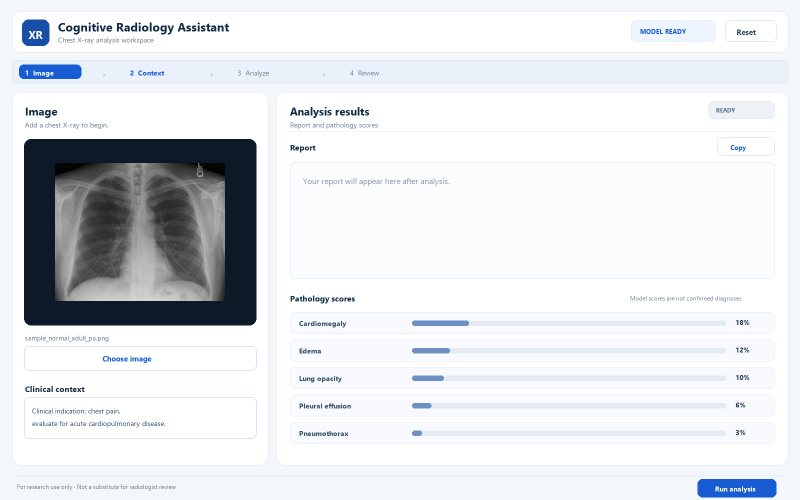
#> input picture outputs/focused_workspace_prototype.png, 1600 x 1000 px, given in place of sample_normal_adult_pa.png, which was not available (shown at 1/2 size)
$ python create_ui_prototype_v3.py
#> lines starting #> are read from the running program, lines starting #| are printed output that depends on the picture; pictures that were not available may be replaced by others from this repository, and a replacement may not be noted
"""Render a SaaS-style chest X-ray analysis workspace concept."""
from pathlib import Path
from PIL import Image, ImageDraw, ImageFont, ImageOps

ROOT = Path(__file__).resolve().parent.parent
OUT = ROOT / "outputs" / "saas_workspace_prototype.png"
OUT.parent.mkdir(parents=True, exist_ok=True)
W, H = 1600, 1000
im = Image.new("RGB", (W, H), "#f7f8fa")
d = ImageDraw.Draw(im)
FONT_DIR = Path("C:/Windows/Fonts")

def font(size, bold=False):
    try:
        return ImageFont.truetype(str(FONT_DIR / ("segoeuib.ttf" if bold else "segoeui.ttf")), size)
    except OSError:
        return ImageFont.load_default()

def text(x, y, s, size=14, color="#344054", bold=False):
    d.text((x, y), s, font=font(size, bold), fill=color)

def card(box, radius=12, fill="#ffffff", stroke="#e4e7ec"):
    d.rounded_rectangle(box, radius=radius, fill=fill, outline=stroke, width=1)

def pill(box, label, bg, fg, size=12):
    d.rounded_rectangle(box, radius=8, fill=bg)
    text(box[0]+12, box[1]+7, label, size, fg, True)

# SaaS navigation rail
d.rectangle((0, 0, 236, H), fill="#ffffff")
d.rectangle((235, 0, 236, H), fill="#eaecf0")
d.rounded_rectangle((24, 22, 62, 60), radius=11, fill="#155eef")
text(32, 29, "XR", 18, "#ffffff", True)
text(73, 23, "Cognitive", 17, "#101828", True)
text(73, 45, "RADIOLOGY ASSISTANT", 8, "#667085", True)
text(26, 91, "WORKSPACE", 10, "#98a2b3", True)

nav_items = ["New analysis"]
for idx, label in enumerate(nav_items):
    y = 111 + idx*45
    d.rounded_rectangle((14, y-5, 220, y+34), radius=8, fill="#eff4ff")
    d.rounded_rectangle((29, y+6, 43, y+20), radius=3, outline="#175cd3", width=2)
    d.rectangle((33, y+10, 39, y+16), fill="#175cd3")
    text(58, y+5, label, 14, "#175cd3", True)
text(26, 188, "ONE WORKSPACE · ONE TASK", 9, "#98a2b3", True)
card((16, 224, 220, 318), 10, "#f8f9fb", "#eaecf0")
text(30, 241, "QUICK TIP", 10, "#98a2b3", True)
text(30, 263, "Open an image", 13, "#344054", True)
text(30, 286, "Press Ctrl + O to browse", 11, "#667085")

# Top bar
d.rectangle((236, 0, W, 72), fill="#ffffff")
d.rectangle((236, 71, W, 72), fill="#eaecf0")
text(270, 27, "Workspace", 13, "#667085")
text(352, 27, "/", 13, "#98a2b3")
text(372, 27, "New analysis", 13, "#344054", True)
pill((1369, 19, 1538, 55), "MODEL READY", "#ecfdf3", "#027a48", 11)

# Page heading and main action
text(270, 104, "New analysis", 27, "#101828", True)
text(270, 143, "Upload a chest X-ray and review the generated findings.", 14, "#667085")

# Workflow steps in subtle SaaS stepper
card((270, 174, 1548, 224), 10)
steps = [(294, "1", "Image"), (570, "2", "Context"), (846, "3", "Analysis"), (1122, "4", "Review")]
for i, (x, number, label) in enumerate(steps):
    fill = "#12b76a" if i == 0 else ("#155eef" if i == 1 else "#f2f4f7")
    fg = "#ffffff" if i < 2 else "#667085"
    d.ellipse((x, 185, x+28, 213), fill=fill)
    text(x+9, 189, number, 12, fg, True)
    text(x+39, 190, label, 13, "#344054" if i < 2 else "#667085", i < 2)
    if i < 3:
        d.rectangle((x+125, 198, x+238, 200), fill="#eaecf0")

# Main panels
card((270, 244, 875, 887), 12)
card((895, 244, 1548, 887), 12)

# Study form / image card
text(294, 267, "Study image", 17, "#101828", True)
text(294, 294, "PNG or JPEG · frontal chest view", 12, "#667085")
d.rounded_rectangle((294, 325, 851, 650), radius=10, fill="#101828")
sample_path = ROOT / "demo_images" / "sample_normal_adult_pa.png"
with Image.open(sample_path) as src:
#> src is the input picture: PIL image 1600x1000 RGB; mean R, G, B 225.6, 228.4, 232.6
    dimensions = src.size
#> dimensions = (1600, 1000)
    src = ImageOps.contain(src.convert("RGB"), (520, 305))
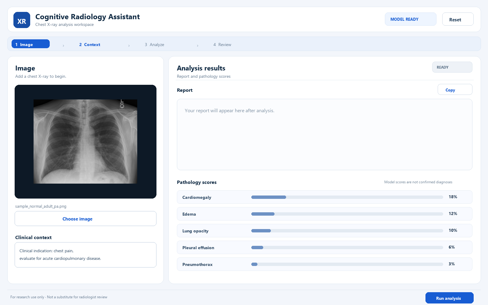
#> src: PIL image 488x305 RGB; mean R, G, B 225.4, 228.3, 232.5
    im.paste(src, (294 + (557-src.width)//2, 332 + (310-src.height)//2))
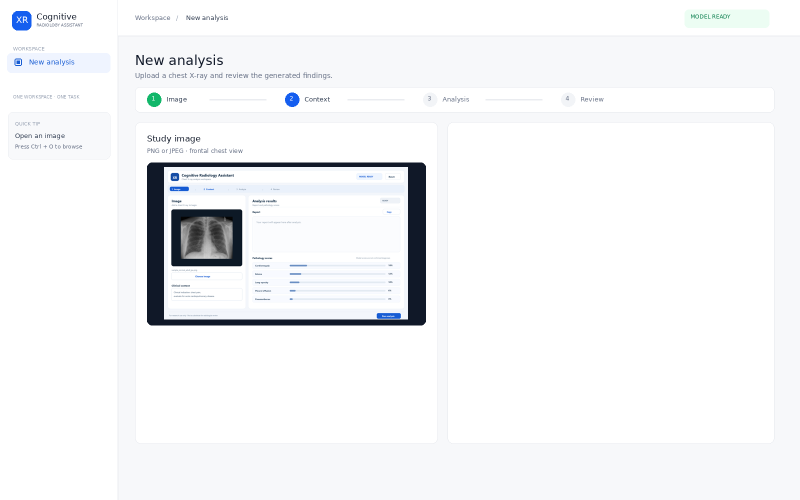
#> im: PIL image 1600x1000 RGB (shown at 1/2 size); mean R, G, B 243.9, 244.9, 246.4
d = ImageDraw.Draw(im)
text(294, 663, sample_path.name, 12, "#475467", True)
#> (the run stopped early here; a loop or call above may not have finished)

$ run again, on outputs/focused_workspace_prototype_v2.png
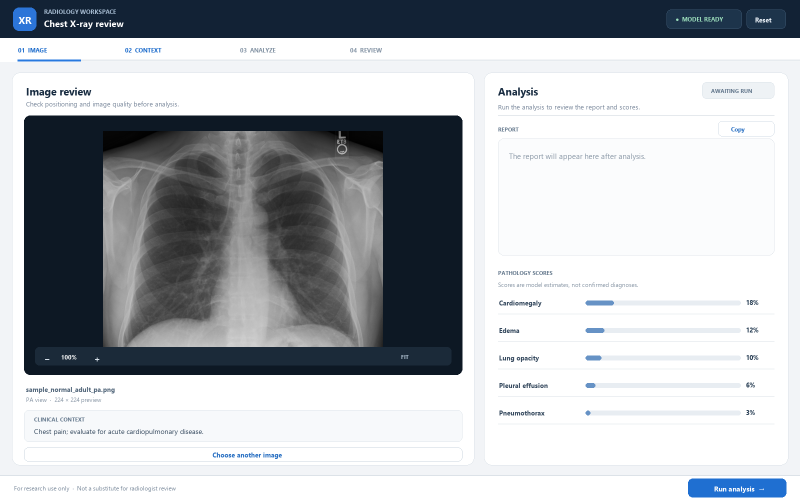
#> input picture outputs/focused_workspace_prototype_v2.png, 1600 x 1000 px, given in place of sample_normal_adult_pa.png, which was not available (shown at 1/2 size)
#> src is the input picture: PIL image 1600x1000 RGB; mean R, G, B 178.7, 182.6, 187
#> `src = ImageOps.contain(src.convert("RGB"), (520, 305))`:
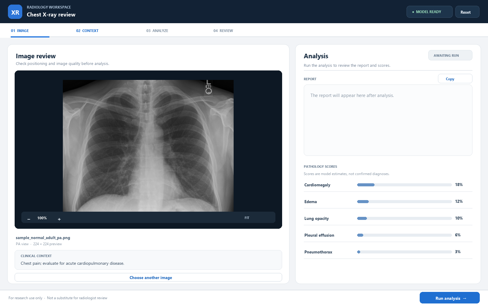
#> src: PIL image 488x305 RGB; mean R, G, B 178.6, 182.5, 186.9
#> `im.paste(src, (294 + (557-src.width)//2, 332 + (310-src.height)//2))`:
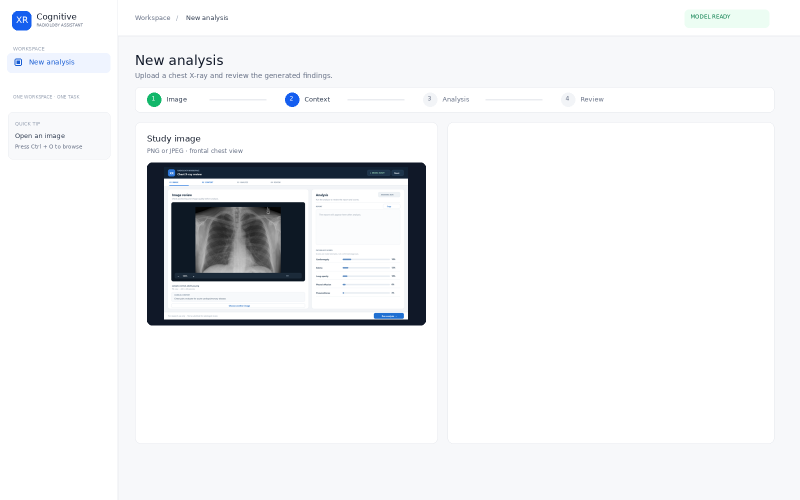
#> im: PIL image 1600x1000 RGB (shown at 1/2 size); mean R, G, B 239.5, 240.6, 242.2

$ run again, on outputs/metrics_viz.png
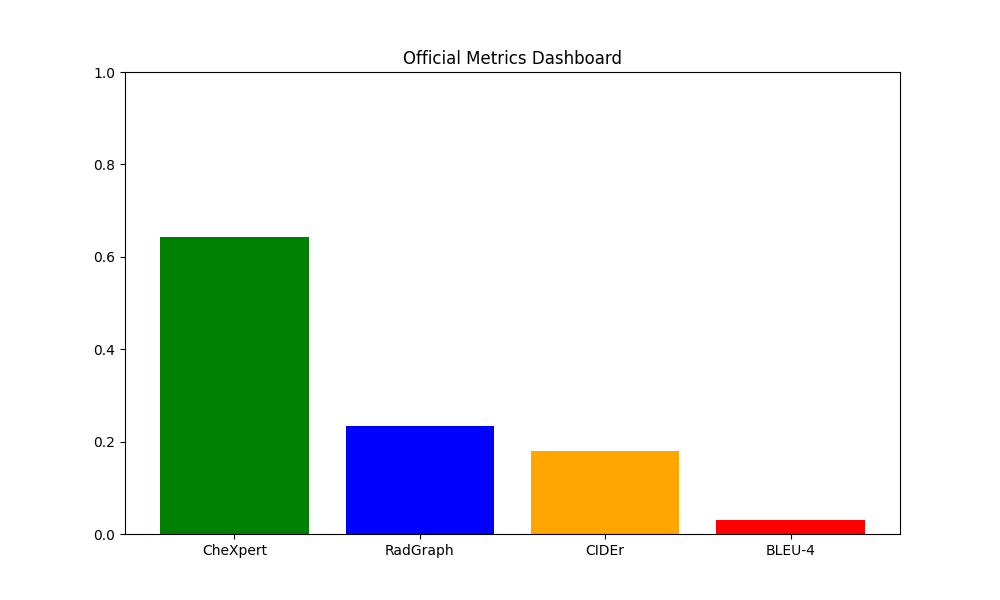
#> input picture outputs/metrics_viz.png, 1000 x 600 px, given in place of sample_normal_adult_pa.png, which was not available
#> src is the input picture: PIL image 1000x600 RGBA; mean R, G, B, A 227.4, 234.1, 228.1, 255
#> `src = ImageOps.contain(src.convert("RGB"), (520, 305))`:
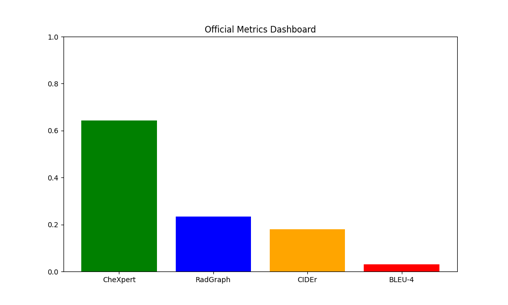
#> src: PIL image 508x305 RGB; mean R, G, B 227.3, 234, 228
#> `im.paste(src, (294 + (557-src.width)//2, 332 + (310-src.height)//2))`:
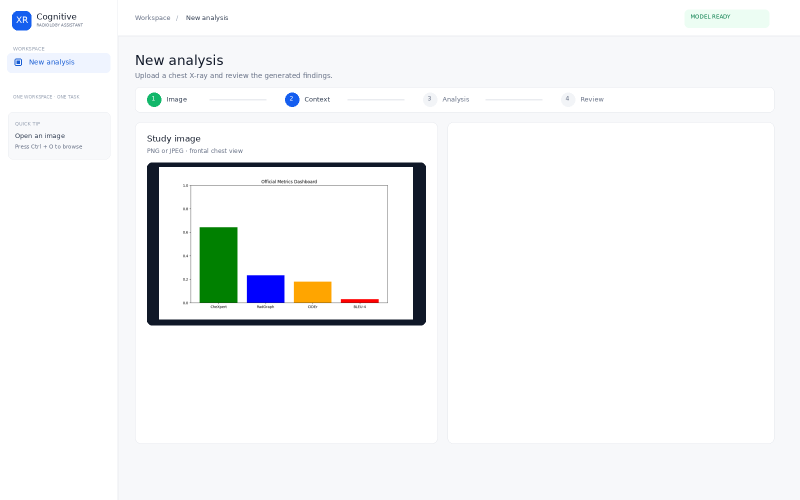
#> im: PIL image 1600x1000 RGB (shown at 1/2 size); mean R, G, B 244.8, 246.2, 246.7
